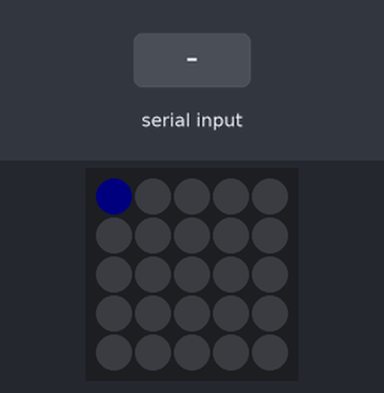
A sketch run on a simulated ESP32. Parts: 5×5 RGB LED matrix (first LED top left, wired row by row). The inputs (shaded band) are chosen by the test bench. Dim RGB values are drawn brighter than linear.

Above: at 1.2 s.
1.3 s: "1" received over Serial
At 2.7 s:
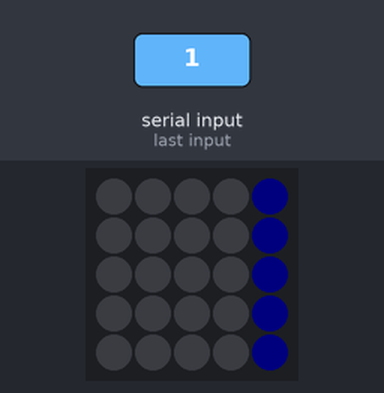
Timing chart, 0 to 4.3 s (numbered marks = the images above; inputs shaded):
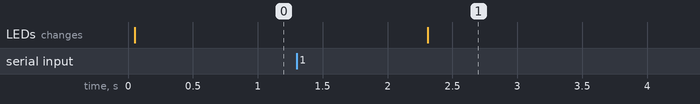

Measured:
- after the input at 1.3 s, the LEDs: change after 1.0 s (image 1)

The sketch:

test_led_uart.ino
```cpp
#include "M5Atom.h"

extern uint8_t const * const LED_MATRIX[];

void setup() {
  // put your setup code here, to run once:
  // begin: Serial=true, I2C=false, Display=true
  M5.begin(true, false, true);
  //
  delay(50);
  // LED init
  M5.dis.setBrightness(10);
  M5.dis.setWidthHeight(5,5);
  M5.dis.clear();
  M5.dis.drawpix(0, 0x0000f0);
  // UART init
  //Serial.begin(115200);
}

void loop() {
  int buff;
  // put your main code here, to run repeatedly:
  // buff = Serial.read();
  // if (buff != -1) {
  //   switch (buff) {
  //   case 'A':
  //     M5.dis.drawpix(0, 0xff0000);
  //     break;
  //   default:
  //     M5.dis.drawpix(0, 0xfff000);
  //     break;
  //   }
  // }
  if (check_serial()) {
    auto len = read_serial();
    M5.dis.displaybuff((uint8_t*)LED_MATRIX[len]);
    //M5.dis.displaybuff((uint8_t*)LED_MATRIX[0x60]);
  }

  delay(50);
}
```

serial_ctrl.ino
```cpp
#include "M5Atom.h"

constexpr size_t buff_size = 1024;
size_t buff_pos;
uint8_t buff[buff_size];

bool check_serial() {
  return Serial.available() > 0;
}

int read_serial() {
  int recv_len;
  buff_pos = 0;

  while (Serial.available() > 0) {
    recv_len = Serial.read(&buff[buff_pos], buff_size-buff_pos);
    buff_pos += recv_len;
  }

  return buff_pos;
}
```

util_led.ino
```cpp
#undef __cplusplus
#define __cplusplus 201103L

#include <cstdio>
#include <cstdint>
//#include <array>
//#include <initializer_list>

// LED表示パターン
// dot定義
#define RED 0xFF, 0x00, 0x00
#define GRN 0x00, 0xFF, 0x00
#define BLU 0x00, 0x00, 0xFF
#define OFF 0x00, 0x00, 0x00
//
static constexpr size_t matrix_width = 5;
static constexpr size_t matrix_height = 5;
static constexpr size_t dot_size = 3;
static constexpr size_t matrix_byte_size = matrix_width * matrix_height * dot_size;
//
using dot_t = uint8_t[dot_size];
using pattern_t = uint8_t[matrix_byte_size+2];
using pattern_ptr_t = uint8_t const *;
// Lo 4bit パターン定義：0x00~0x0F
static constexpr uint8_t led_ptn_raw[0x10][matrix_byte_size+2] = {
    // 0x00
    {
        // width, height
        5, 5,
        // dot 5x5
        OFF,OFF,BLU,BLU,BLU,
        OFF,OFF,BLU,OFF,BLU,
        OFF,OFF,BLU,OFF,BLU,
        OFF,OFF,BLU,OFF,BLU,
        OFF,OFF,BLU,BLU,BLU,
    },
    // 0x01
    {
        // width, height
        5, 5,
        // dot 5x5
        OFF,OFF,OFF,OFF,BLU,
        OFF,OFF,OFF,OFF,BLU,
        OFF,OFF,OFF,OFF,BLU,
        OFF,OFF,OFF,OFF,BLU,
        OFF,OFF,OFF,OFF,BLU,
    },
    // 0x02
    {
        // width, height
        5, 5,
        // dot 5x5
        OFF,OFF,BLU,BLU,BLU,
        OFF,OFF,OFF,OFF,BLU,
        OFF,OFF,BLU,BLU,BLU,
        OFF,OFF,BLU,OFF,OFF,
        OFF,OFF,BLU,BLU,BLU,
    },
    // 0x03
    {
        // width, height
        5, 5,
        // dot 5x5
        OFF,OFF,BLU,BLU,BLU,
        OFF,OFF,OFF,OFF,BLU,
        OFF,OFF,BLU,BLU,BLU,
        OFF,OFF,OFF,OFF,BLU,
        OFF,OFF,BLU,BLU,BLU,
    },
    // 0x04
    {
        // width, height
        5, 5,
        // dot 5x5
        OFF,OFF,BLU,OFF,BLU,
        OFF,OFF,BLU,OFF,BLU,
        OFF,OFF,BLU,BLU,BLU,
        OFF,OFF,OFF,OFF,BLU,
        OFF,OFF,OFF,OFF,BLU,
    },
    // 0x05
    {
        // width, height
        5, 5,
        // dot 5x5
        OFF,OFF,BLU,BLU,BLU,
        OFF,OFF,BLU,OFF,OFF,
        OFF,OFF,BLU,BLU,BLU,
        OFF,OFF,OFF,OFF,BLU,
        OFF,OFF,BLU,BLU,BLU,
    },
    // 0x06
    {
        // width, height
        5, 5,
        // dot 5x5
        OFF,OFF,BLU,BLU,BLU,
        OFF,OFF,BLU,OFF,OFF,
        OFF,OFF,BLU,BLU,BLU,
        OFF,OFF,BLU,OFF,BLU,
        OFF,OFF,BLU,BLU,BLU,
    },
    // 0x07
    {
        // width, height
        5, 5,
        // dot 5x5
        OFF,OFF,BLU,BLU,BLU,
        OFF,OFF,BLU,OFF,BLU,
        OFF,OFF,OFF,OFF,BLU,
        OFF,OFF,OFF,OFF,BLU,
        OFF,OFF,OFF,OFF,BLU,
    },
    // 0x08
    {
        // width, height
        5, 5,
        // dot 5x5
        OFF,OFF,BLU,BLU,BLU,
        OFF,OFF,BLU,OFF,BLU,
        OFF,OFF,BLU,BLU,BLU,
        OFF,OFF,BLU,OFF,BLU,
        OFF,OFF,BLU,BLU,BLU,
    },
    // 0x09
    {
        // width, height
        5, 5,
        // dot 5x5
        OFF,OFF,BLU,BLU,BLU,
        OFF,OFF,BLU,OFF,BLU,
        OFF,OFF,BLU,BLU,BLU,
        OFF,OFF,OFF,OFF,BLU,
        OFF,OFF,BLU,BLU,BLU,
    },
    // 0x0A
    {
        // width, height
        5, 5,
        // dot 5x5
        OFF,OFF,OFF,BLU,OFF,
        OFF,OFF,BLU,OFF,BLU,
        OFF,OFF,BLU,OFF,BLU,
        OFF,OFF,BLU,BLU,BLU,
        OFF,OFF,BLU,OFF,BLU,
    },
    // 0x0B
    {
        // width, height
        5, 5,
        // dot 5x5
        OFF,OFF,BLU,BLU,OFF,
        OFF,OFF,BLU,OFF,BLU,
        OFF,OFF,BLU,BLU,OFF,
        OFF,OFF,BLU,OFF,BLU,
        OFF,OFF,BLU,BLU,OFF,
    },
    // 0x0C
    {
        // width, height
        5, 5,
        // dot 5x5
        OFF,OFF,OFF,BLU,BLU,
        OFF,OFF,BLU,OFF,OFF,
        OFF,OFF,BLU,OFF,OFF,
        OFF,OFF,BLU,OFF,OFF,
        OFF,OFF,OFF,BLU,BLU,
    },
    // 0x0D
    {
        // width, height
        5, 5,
        // dot 5x5
        OFF,OFF,BLU,BLU,OFF,
        OFF,OFF,BLU,OFF,BLU,
        OFF,OFF,BLU,OFF,BLU,
        OFF,OFF,BLU,OFF,BLU,
        OFF,OFF,BLU,BLU,OFF,
    },
    // 0x0E
    {
        // width, height
        5, 5,
        // dot 5x5
        OFF,OFF,BLU,BLU,BLU,
        OFF,OFF,BLU,OFF,OFF,
        OFF,OFF,BLU,BLU,BLU,
        OFF,OFF,BLU,OFF,OFF,
        OFF,OFF,BLU,BLU,BLU,
    },
    // 0x0F
    {
        // width, height
        5, 5,
        // dot 5x5
        OFF,OFF,BLU,BLU,BLU,
        OFF,OFF,BLU,OFF,OFF,
        OFF,OFF,BLU,BLU,BLU,
        OFF,OFF,BLU,OFF,OFF,
        OFF,OFF,BLU,OFF,OFF,
    },
};

template <size_t Value>
struct LED_pattern
{
    //
    static constexpr size_t H = (Value & 0xF0) >> 4;
    static constexpr size_t L = (Value & 0x0F);
    //
    static constexpr size_t w = 5;
    static constexpr size_t h = 5;
    static constexpr size_t dot_size = 3;
    static constexpr size_t size = w * h * dot_size;
    uint8_t pattern[size + 2];

    LED_pattern()
    {
        for (size_t i=0; i<sizeof(pattern); i++) pattern[i] = led_ptn_raw[L][i];

        // high pattern
        if (H >= 5) high_pattern<5>(BLU);
        if (H >= 4) high_pattern<4>(BLU);
        if (H >= 3) high_pattern<3>(BLU);
        if (H >= 2) high_pattern<2>(BLU);
        if (H >= 1) high_pattern<1>(BLU);
    }

    template<size_t row>
    void high_pattern(uint8_t r, uint8_t g, uint8_t b) {
        constexpr size_t pos = 2 + (h - row) * (h * 3);
        pattern[pos + 0] = r;
        pattern[pos + 1] = g;
        pattern[pos + 2] = b;
    }
};

struct LED_pattern_ex
{
    //
    uint8_t pattern[matrix_byte_size + 2];

    LED_pattern_ex(uint8_t const*const buff)
    {
        for (size_t i=0; i<sizeof(pattern); i++) pattern[i] = buff[i];
    }
};


// 0x00-0x0F
auto LED_00 = LED_pattern<0x00>();
auto LED_01 = LED_pattern<0x01>();
auto LED_02 = LED_pattern<0x02>();
auto LED_03 = LED_pattern<0x03>();
auto LED_04 = LED_pattern<0x04>();
auto LED_05 = LED_pattern<0x05>();
auto LED_06 = LED_pattern<0x06>();
auto LED_07 = LED_pattern<0x07>();
auto LED_08 = LED_pattern<0x08>();
auto LED_09 = LED_pattern<0x09>();
auto LED_0A = LED_pattern<0x0A>();
auto LED_0B = LED_pattern<0x0B>();
auto LED_0C = LED_pattern<0x0C>();
auto LED_0D = LED_pattern<0x0D>();
auto LED_0E = LED_pattern<0x0E>();
auto LED_0F = LED_pattern<0x0F>();
// 0x10-0x1F
auto LED_10 = LED_pattern<0x10>();
auto LED_11 = LED_pattern<0x11>();
auto LED_12 = LED_pattern<0x12>();
auto LED_13 = LED_pattern<0x13>();
auto LED_14 = LED_pattern<0x14>();
auto LED_15 = LED_pattern<0x15>();
auto LED_16 = LED_pattern<0x16>();
auto LED_17 = LED_pattern<0x17>();
auto LED_18 = LED_pattern<0x18>();
auto LED_19 = LED_pattern<0x19>();
auto LED_1A = LED_pattern<0x1A>();
auto LED_1B = LED_pattern<0x1B>();
auto LED_1C = LED_pattern<0x1C>();
auto LED_1D = LED_pattern<0x1D>();
auto LED_1E = LED_pattern<0x1E>();
auto LED_1F = LED_pattern<0x1F>();
// 0x20-0x2F
auto LED_20 = LED_pattern<0x20>();
auto LED_21 = LED_pattern<0x21>();
auto LED_22 = LED_pattern<0x22>();
auto LED_23 = LED_pattern<0x23>();
auto LED_24 = LED_pattern<0x24>();
auto LED_25 = LED_pattern<0x25>();
auto LED_26 = LED_pattern<0x26>();
auto LED_27 = LED_pattern<0x27>();
auto LED_28 = LED_pattern<0x28>();
auto LED_29 = LED_pattern<0x29>();
auto LED_2A = LED_pattern<0x2A>();
auto LED_2B = LED_pattern<0x2B>();
auto LED_2C = LED_pattern<0x2C>();
auto LED_2D = LED_pattern<0x2D>();
auto LED_2E = LED_pattern<0x2E>();
auto LED_2F = LED_pattern<0x2F>();
// 0x30-0x3F
auto LED_30 = LED_pattern<0x30>();
auto LED_31 = LED_pattern<0x31>();
auto LED_32 = LED_pattern<0x32>();
auto LED_33 = LED_pattern<0x33>();
auto LED_34 = LED_pattern<0x34>();
auto LED_35 = LED_pattern<0x35>();
auto LED_36 = LED_pattern<0x36>();
auto LED_37 = LED_pattern<0x37>();
auto LED_38 = LED_pattern<0x38>();
auto LED_39 = LED_pattern<0x39>();
auto LED_3A = LED_pattern<0x3A>();
auto LED_3B = LED_pattern<0x3B>();
auto LED_3C = LED_pattern<0x3C>();
auto LED_3D = LED_pattern<0x3D>();
auto LED_3E = LED_pattern<0x3E>();
auto LED_3F = LED_pattern<0x3F>();
// 0x40-0x4F
auto LED_40 = LED_pattern<0x40>();
auto LED_41 = LED_pattern<0x41>();
auto LED_42 = LED_pattern<0x42>();
auto LED_43 = LED_pattern<0x43>();
auto LED_44 = LED_pattern<0x44>();
auto LED_45 = LED_pattern<0x45>();
auto LED_46 = LED_pattern<0x46>();
auto LED_47 = LED_pattern<0x47>();
auto LED_48 = LED_pattern<0x48>();
auto LED_49 = LED_pattern<0x49>();
auto LED_4A = LED_pattern<0x4A>();
auto LED_4B = LED_pattern<0x4B>();
auto LED_4C = LED_pattern<0x4C>();
auto LED_4D = LED_pattern<0x4D>();
auto LED_4E = LED_pattern<0x4E>();
auto LED_4F = LED_pattern<0x4F>();
// 0x50-0x5F
auto LED_50 = LED_pattern<0x50>();
auto LED_51 = LED_pattern<0x51>();
auto LED_52 = LED_pattern<0x52>();
auto LED_53 = LED_pattern<0x53>();
auto LED_54 = LED_pattern<0x54>();
auto LED_55 = LED_pattern<0x55>();
auto LED_56 = LED_pattern<0x56>();
auto LED_57 = LED_pattern<0x57>();
auto LED_58 = LED_pattern<0x58>();
auto LED_59 = LED_pattern<0x59>();
auto LED_5A = LED_pattern<0x5A>();
auto LED_5B = LED_pattern<0x5B>();
auto LED_5C = LED_pattern<0x5C>();
auto LED_5D = LED_pattern<0x5D>();
auto LED_5E = LED_pattern<0x5E>();
auto LED_5F = LED_pattern<0x5F>();
// ex
uint8_t ex_ptn[matrix_byte_size+2] = {
    // width, height
    5, 5,
    // dot 5x5
    OFF,OFF,OFF,OFF,OFF,
    OFF,OFF,OFF,OFF,OFF,
    OFF,OFF,OFF,OFF,OFF,
    OFF,OFF,OFF,OFF,OFF,
    OFF,OFF,OFF,OFF,OFF,
};
auto LED_EX = LED_pattern_ex(ex_ptn);

uint8_t const * const LED_MATRIX[] = {
    // 0x00-0x0F
    LED_00.pattern,
    LED_01.pattern,
    LED_02.pattern,
    LED_03.pattern,
    LED_04.pattern,
    LED_05.pattern,
    LED_06.pattern,
    LED_07.pattern,
    LED_08.pattern,
    LED_09.pattern,
    LED_0A.pattern,
    LED_0B.pattern,
    LED_0C.pattern,
    LED_0D.pattern,
    LED_0E.pattern,
    LED_0F.pattern,
    // 0x10-0x1F
    LED_10.pattern,
    LED_11.pattern,
    LED_12.pattern,
    LED_13.pattern,
    LED_14.pattern,
    LED_15.pattern,
    LED_16.pattern,
    LED_17.pattern,
    LED_18.pattern,
    LED_19.pattern,
    LED_1A.pattern,
    LED_1B.pattern,
    LED_1C.pattern,
    LED_1D.pattern,
    LED_1E.pattern,
    LED_1F.pattern,
    // 0x20-0x2F
    LED_20.pattern,
    LED_21.pattern,
    LED_22.pattern,
    LED_23.pattern,
    LED_24.pattern,
    LED_25.pattern,
    LED_26.pattern,
    LED_27.pattern,
    LED_28.pattern,
    LED_29.pattern,
    LED_2A.pattern,
    LED_2B.pattern,
    LED_2C.pattern,
    LED_2D.pattern,
    LED_2E.pattern,
    LED_2F.pattern,
    // 0x30-0x3F
    LED_30.pattern,
    LED_31.pattern,
    LED_32.pattern,
    LED_33.pattern,
    LED_34.pattern,
    LED_35.pattern,
    LED_36.pattern,
    LED_37.pattern,
    LED_38.pattern,
    LED_39.pattern,
    LED_3A.pattern,
    LED_3B.pattern,
    LED_3C.pattern,
    LED_3D.pattern,
    LED_3E.pattern,
    LED_3F.pattern,
    // 0x40-0x4F
    LED_40.pattern,
    LED_41.pattern,
    LED_42.pattern,
    LED_43.pattern,
    LED_44.pattern,
    LED_45.pattern,
    LED_46.pattern,
    LED_47.pattern,
    LED_48.pattern,
    LED_49.pattern,
    LED_4A.pattern,
    LED_4B.pattern,
    LED_4C.pattern,
    LED_4D.pattern,
    LED_4E.pattern,
    LED_4F.pattern,
    // 0x50-0x5F
    LED_50.pattern,
    LED_51.pattern,
    LED_52.pattern,
    LED_53.pattern,
    LED_54.pattern,
    LED_55.pattern,
    LED_56.pattern,
    LED_57.pattern,
    LED_58.pattern,
    LED_59.pattern,
    LED_5A.pattern,
    LED_5B.pattern,
    LED_5C.pattern,
    LED_5D.pattern,
    LED_5E.pattern,
    LED_5F.pattern,

    // ex
    LED_EX.pattern,
};
```
